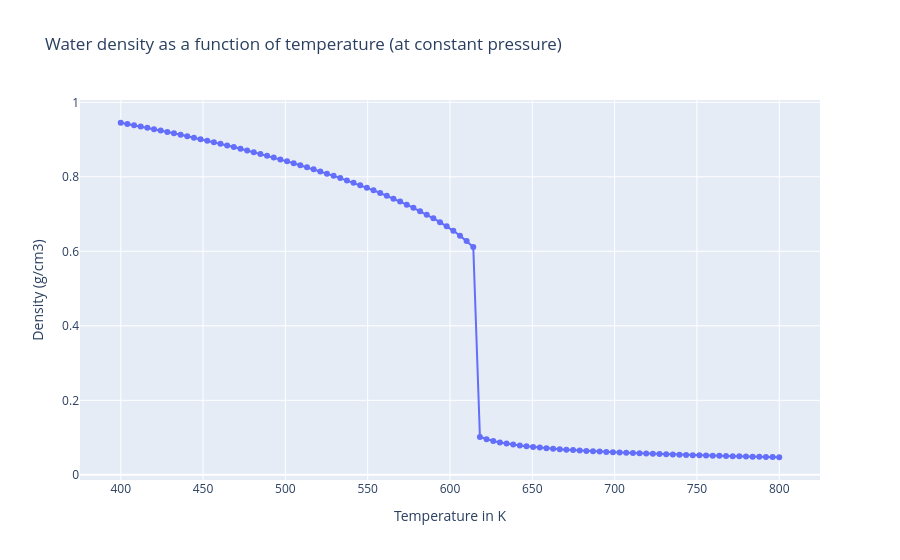

Notebook code for this chart:
### Markdown cell above
The following example calculates water density as a function of temperature (at constant pressure) using the Neutronics Material Maker. The Neutronics Material Maker uses the Python CoolProp package to do this.

Using input parameters from the WCLL blanket, we will show density as a function of temperature over a large range (at constant pressure).

WCLL input parameters:
- pressure = 15.5 MPa
- inlet temperature = 285 degrees C
- outlet temperature = 325 degrees C

### Code cell
temperatures = np.linspace(400, 800., 100)

water_densities = [nmm.Material.from_library('H2O', temperature=temperature, pressure=15500000).openmc_material.density for temperature in temperatures]

fig = go.Figure()

fig.add_trace(go.Scatter(
    x=temperatures,
    y=water_densities,
    mode='lines+markers',
    showlegend=False),
)

fig.update_layout(
    title="Water density as a function of temperature (at constant pressure)",
    xaxis_title="Temperature in K",
    yaxis_title="Density (g/cm3)"
)

fig.show()

### Figure 1 — Plotly figure (JSON) as saved in the notebook; plotly's stock layout.template omitted (floating-point values rounded to 4 significant figures)
{"data": [{"mode": "lines+markers", "showlegend": false, "type": "scatter", "x": [400.0, 404.0, 408.1, 412.1, 416.2, 420.2, 424.2, 428.3, 432.3, 436.4, 440.4, 444.4, 448.5, 452.5, 456.6, 460.6, 464.6, 468.7, 472.7, 476.8, 480.8, 484.8, 488.9, 492.9, 497.0, 501.0, 505.1, 509.1, 513.1, 517.2, 521.2, 525.3, 529.3, 533.3, 537.4, 541.4, 545.5, 549.5, 553.5, 557.6, 561.6, 565.7, 569.7, 573.7, 577.8, 581.8, 585.9, 589.9, 593.9, 598.0, 602.0, 606.1, 610.1, 614.1, 618.2, 622.2, 626.3, 630.3, 634.3, 638.4, 642.4, 646.5, 650.5, 654.5, 658.6, 662.6, 666.7, 670.7, 674.7, 678.8, 682.8, 686.9, 690.9, 694.9, 699.0, 703.0, 707.1, 711.1, 715.2, 719.2, 723.2, 727.3, 731.3, 735.4, 739.4, 743.4, 747.5, 751.5, 755.6, 759.6, 763.6, 767.7, 771.7, 775.8, 779.8, 783.8, 787.9, 791.9, 796.0, 800.0], "y": [0.9451, 0.9418, 0.9385, 0.935, 0.9315, 0.9279, 0.9243, 0.9206, 0.9168, 0.913, 0.9091, 0.9051, 0.9011, 0.897, 0.8928, 0.8886, 0.8842, 0.8798, 0.8753, 0.8708, 0.8661, 0.8614, 0.8565, 0.8516, 0.8466, 0.8415, 0.8363, 0.831, 0.8255, 0.82, 0.8143, 0.8085, 0.8026, 0.7965, 0.7903, 0.7839, 0.7773, 0.7706, 0.7636, 0.7565, 0.7491, 0.7414, 0.7335, 0.7253, 0.7167, 0.7078, 0.6984, 0.6886, 0.6781, 0.667, 0.6551, 0.6421, 0.6278, 0.6118, 0.1015, 0.09526, 0.09063, 0.08692, 0.08381, 0.08114, 0.0788, 0.07672, 0.07485, 0.07315, 0.07159, 0.07015, 0.06882, 0.06757, 0.06641, 0.06532, 0.06429, 0.06331, 0.06239, 0.06151, 0.06068, 0.05988, 0.05911, 0.05838, 0.05768, 0.057, 0.05635, 0.05573, 0.05512, 0.05454, 0.05397, 0.05343, 0.0529, 0.05239, 0.05189, 0.0514, 0.05093, 0.05047, 0.05003, 0.04959, 0.04917, 0.04876, 0.04835, 0.04796, 0.04758, 0.0472]}], "layout": {"title": {"text": "Water density as a function of temperature (at constant pressure)"}, "xaxis": {"title": {"text": "Temperature in K"}}, "yaxis": {"title": {"text": "Density (g/cm3)"}}}}
